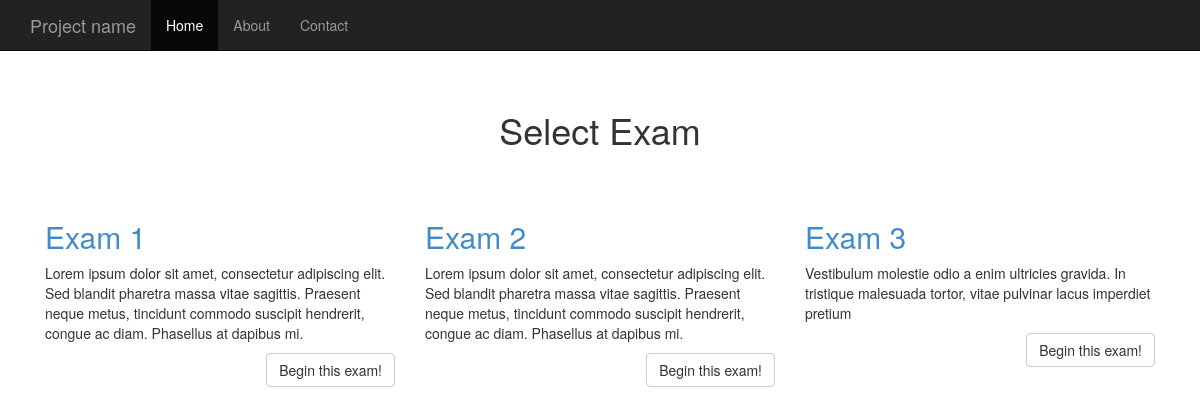
The page / on the database its author committed.
### tables this page shows
CREATE TABLE IF NOT EXISTS `exams` (
  `e_id` int(11) NOT NULL AUTO_INCREMENT,
  `e_name` varchar(50) NOT NULL,
  `e_description` varchar(200) NOT NULL,
  `e_questions` varchar(50) NOT NULL,
  PRIMARY KEY (`e_id`)
);

### models/sql.php (called while the page is built, shortened)
<?php
class Model_Sql{
  protected static $_instance;
  private $_connection;
  public static function getInstance(){
    if(self::$_instance == null)
      self::$_instance = new self;
    return self::$_instance;
  }
  public function __construct(){
    $this->_connection = new mysqli(
      Model_Constants::SQL_HOST,
      Model_Constants::SQL_USER,
      Model_Constants::SQL_PASS,
      Model_Constants::SQL_DB);
  }
  public function select($table,$rows = '*',$where = array(),$orderrow=null,$limit = null,$offset = null){
    if(empty($where)){
      if(is_null($orderrow)){
        if(is_null($limit) && is_null($offset))
          $query = $this->_connection->query("SELECT ".$rows." FROM ".$table." ");
        else
          $query = $this->_connection->query("SELECT ".$rows." FROM ".$table." ORDER BY `".$orderrow."` DESC LIMIT ".$limit.",".$offset." ");
      }else
        if(is_null($limit) && is_null($offset))
          $query = $this->_connection->query("SELECT ".$rows." FROM ".$table." ORDER BY `".$orderrow."` DESC  ");
        else
          $query = $this->_connection->query("SELECT ".$rows." FROM ".$table." ORDER BY `".$orderrow."` DESC LIMIT ".$limit.",".$offset." ");
      }
    $results = array();
    while($row = $query->fetch_assoc()){
      $results[] = $row;
    }
    return $results;
  }
}

### models/Tables/Exams.php (called while the page is built, shortened)
<?php
class Model_Table_Exams{
  public static function getAllExams(){
    return Model_Sql::getInstance()->select(
      'exams',
      '*'
    );
  }
}

### index.php (the view, shortened to what this page needs)
<?php
$all_exams = Model_Table_Exams::getAllExams();
?>
<!DOCTYPE html>
<html lang="en">
<head>
  <link href="assets/css/bootstrap.css" rel="stylesheet">
</head>
<body>
<div class="navbar navbar-inverse navbar-fixed-top">
  <div class="container">
    <div class="navbar-header">
      <a class="navbar-brand" href="#">Project name</a>
    </div>
    <div class="collapse navbar-collapse">
      <ul class="nav navbar-nav">
        <li class="active"><a href="#">Home</a></li>
        <li><a href="#about">About</a></li>
        <li><a href="#contact">Contact</a></li>
      </ul>
    </div>
  </div>
</div>
<div class="container" id="exam-list">
  <div class="starter-template">
    <h1>Select Exam</h1>
  </div>
  <div class="container">
    <?php if(empty($all_exams)):?>
      <div class="alert alert-info">No exam was found!</div>
    <?php else:?>
      <div class="row">
        <?php foreach($all_exams as $exam):?>
          <div class="col-lg-4">
            <h2><a
                href="#exam[<?php echo $exam['e_id'];?>]"
                id="exam[<?php echo $exam['e_id'];?>]">
                <?php echo $exam['e_name'];?>
              </a>
            </h2>
            <p>
              <?php echo $exam['e_description'];?>
            </p>
            <p>
              <button
                href="#"
                class="btn btn-default pull-right"
                id="exam"
                exam-id="<?php echo $exam['e_id'];?>">
                Begin this exam!
              </button>
            </p>
          </div>
        <?php endforeach;?>
      </div>
    <?php endif;?>
  </div>
</div>
</body>
</html>

### index.php (style rules this page uses)
body { padding-top: 50px; }
.starter-template { padding: 40px 15px; text-align: center; }

### rows shown on the page
exams: e_name "Exam 1", e_description "Lorem ipsum dolor sit amet, consectetur adipiscing elit. Sed blandit pharetra massa vitae sagittis. Praesent neque metus, tincidunt commodo suscipit hendrerit, congue ac diam. Phasellus at dapibus mi."
exams: e_name "Exam 2", e_description "Lorem ipsum dolor sit amet, consectetur adipiscing elit. Sed blandit pharetra massa vitae sagittis. Praesent neque metus, tincidunt commodo suscipit hendrerit, congue ac diam. Phasellus at dapibus mi."
exams: e_name "Exam 3", e_description "Vestibulum molestie odio a enim ultricies gravida. In tristique malesuada tortor, vitae pulvinar lacus imperdiet pretium"
